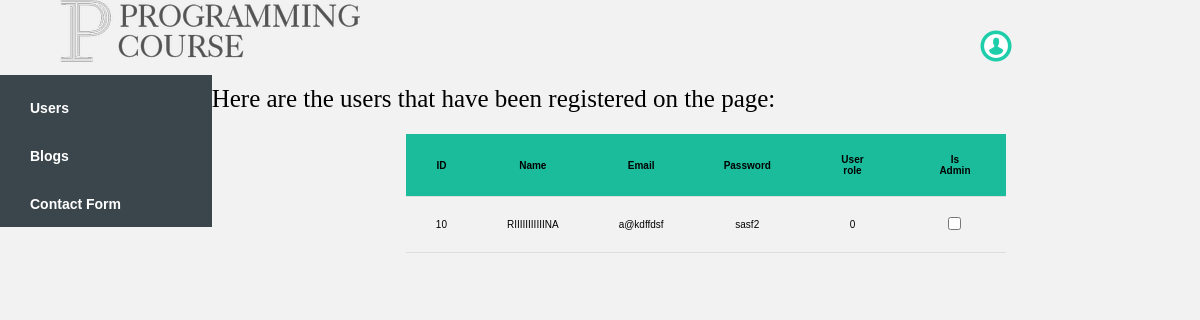
Page /admin_users.php on the earlier database version.
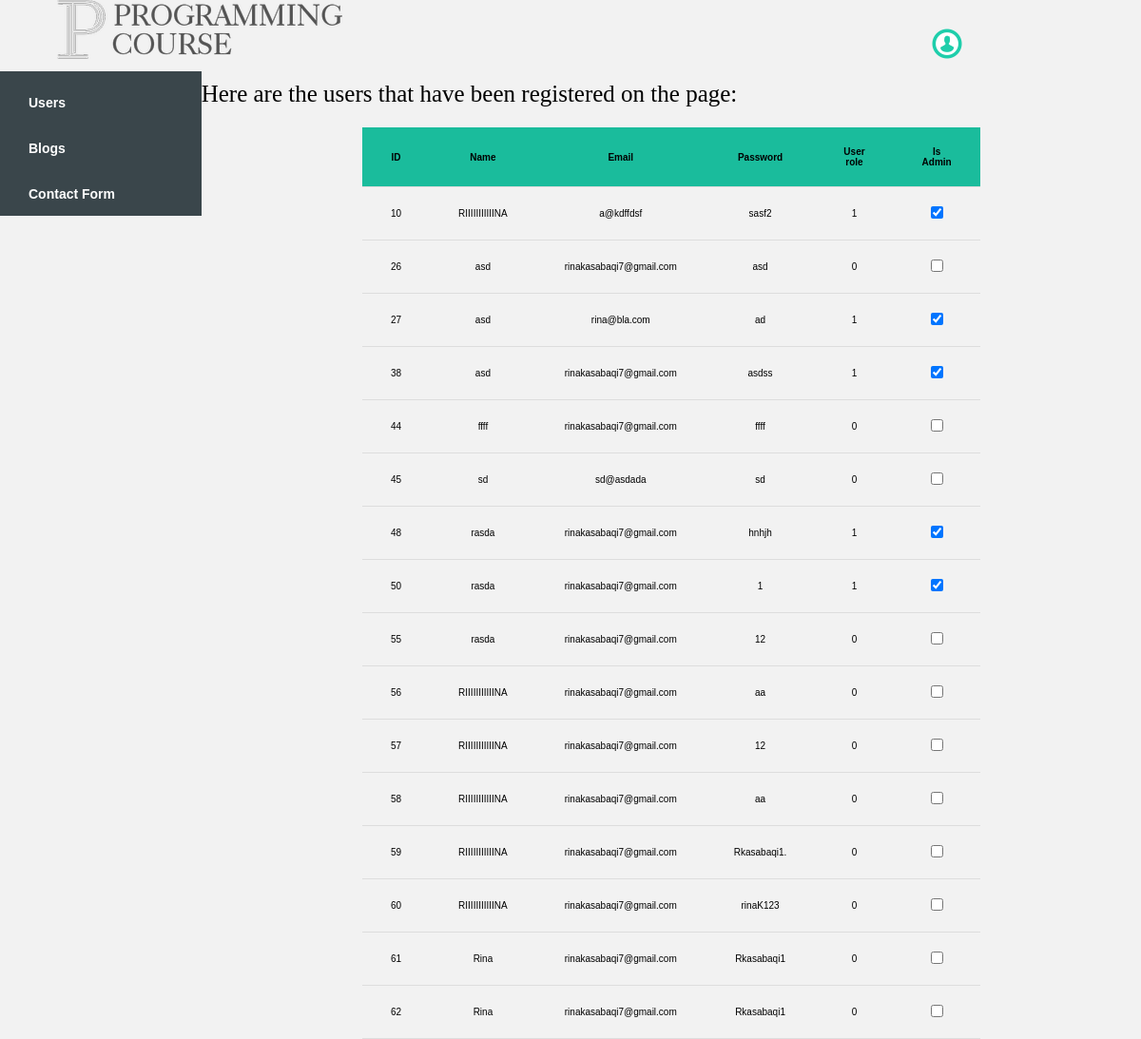
Same page on the later database version.
### tables this page shows
CREATE TABLE `user` (
  `ID` int(11) NOT NULL,
  `Name` varchar(50) NOT NULL,
  `Email` varchar(50) NOT NULL,
  `Password` varchar(20) NOT NULL,
  `isAdmin` tinyint(1) NOT NULL DEFAULT 0
);

### showUsers.php (called while the page is built, shortened)
<?php
class showUsers{
        public function showUs(){
        $obj = new Connection();
        $connection = $obj->getConnection();
        $sql='select * from User';
        $result = mysqli_query($connection, $sql);
             return $result;
        }
    }
?>

### admin_users.php (the view, shortened to what this page needs)
<?php
include_once "navigation.php";
?>
<html>
    <head>
    </head>
<body>
 <div id="users_div" style="display:block;">
            <p>Here are the users that have been registered on the page:</p>
            <?php
            include_once 'showUsers.php';
            $show = new showUsers();
            $result = $show->showUs();
            echo "
            <table class='center' id='user_table' text-align:center;' >
            <tr>
            <th>ID</th>
            <th>Name</th>
            <th>Email</th>
            <th>Password</th> <br>
            <th>User role</th>
            <th>Is Admin</th>
            </tr>
            ";
            while($row=mysqli_fetch_array($result))
            {
                $checked = "";
                if($row['isAdmin'] == 1){
                    $checked = "checked";
                }
            echo "<tr><td>".$row['ID']."</td><td>".$row['Name']."</td> <td>".$row['Email']."</td> <td>".$row['Password']."</td><td>".$row['isAdmin']."</td><td><input name='isAdmin' " .$checked." value=".$row['ID']." type='checkbox' class='adminCheck'></td>  </tr>";
}
echo "</table>";
?>
</div>
</body>
</html>

### navigation.php (shortened to what this page needs)
<!DOCTYPE html>
<html lang="en">
<head>
    <link rel="stylesheet" href="css/dashboard.css">
</head>
<body>
    <div class="header">
       <a href="nav_2.php"> <img src="./imgs/logo.png" alt="logo"></a>
        <ul>
            <li>
                <img src="./imgs/User_Circle.png" href="navigation.php" style="width:32px; padding:0 50px; margin: 20px 0;"
                    alt="user-icon"> </li>
                    <li>
                        <a href="home.html"> <img src="https://image.flaticon.com/icons/svg/2150/2150376.svg"  style="width:32px; padding-right:30px; margin:20px 0;"alt=""></a>
                    </li>
        </ul>
    </div> <br>
    <div>
        <div class="dashboard-menu" style="height:auto;">
            <ul>
                <li>
                    <a href="admin_users.php" class="users">Users</a>
                </li>
                <br> <br>
                <li>
                    <a href="">Blogs</a>
                </li>
                <br> <br>
                <li>
                    <a href="">Contact Form</a>
                </li>
            </ul>
        </div>
    </div>
</body>
</html>

### css/dashboard.css (style rules this page uses)
* { padding: 0; margin: 0; }
body { background-color: #f2f2f2; }
body { position: relative; font-size: 10px; font-family: sans-serif; }
.dashboard-menu { float: left; overflow: hidden; font-size: 10px; background-color: #3a464b; max-width: 50%; padding: 5px 20px; height: auto; }
.dashboard-menu ul { list-style: none; overflow: hidden; display: block; padding-top: 20px; }
.dashboard-menu ul li { margin-left: 10px; overflow: hidden; cursor: pointer; }
.dashboard-menu ul li a { text-decoration: none; font-weight: bold; font-size: 1.4em; color: white; text-align: center; display: inline-block; white-space: nowrap; margin-bottom: 10px; }
.header { position: relative; display: flex; justify-content: space-between; width: 90%; left: 5%; height: 20%; flex-wrap: wrap; }
ul { list-style-type: none; }
.header ul li { float: left; margin: 10px; color: #F9F9F1; border-radius: 10px; align-self: center; width: 90px; height: 35px; text-align: center; line-height: 35px; }
#user_table { width: 50%; }
#user_table, #contact_table, #blog_table, th, td { padding: 20px 30px; border-bottom: 1px solid #ddd; border-collapse: collapse; text-align: center; }
th { background-color: #1abc9c; }
.center { margin-left:auto; margin-right:auto; }

### admin_users.php (style rules this page uses)
p { margin-left: 16%; margin-top: 10px; margin-bottom: 10px; font-family:san-serif; font-size: 2.5em; font-weight: 500; }

Differences in the rows shown:
changed user "a@kdffdsf": isAdmin "0" → "1"; isAdmin "☐" → "☑"
added user: ID "26", Name "asd", Email "rinakasabaqi7@gmail.com", Password "asd", isAdmin "0"
added user: ID "27", Name "asd", Email "rina@bla.com", Password "ad", isAdmin "1"
added user: ID "38", Name "asd", Email "rinakasabaqi7@gmail.com", Password "asdss", isAdmin "1"
added user: ID "44", Name "ffff", Email "rinakasabaqi7@gmail.com", Password "ffff", isAdmin "0"
added user: ID "45", Name "sd", Email "sd@asdada", Password "sd", isAdmin "0"
added user: ID "48", Name "rasda", Email "rinakasabaqi7@gmail.com", Password "hnhjh", isAdmin "1"
added user: ID "50", Name "rasda", Email "rinakasabaqi7@gmail.com", Password "1", isAdmin "1"
added user: ID "55", Name "rasda", Email "rinakasabaqi7@gmail.com", Password "12", isAdmin "0"
added user: ID "56", Name "RIIIIIIIIIIINA", Email "rinakasabaqi7@gmail.com", Password "aa", isAdmin "0"
added user: ID "57", Name "RIIIIIIIIIIINA", Email "rinakasabaqi7@gmail.com", Password "12", isAdmin "0"
added user: ID "58", Name "RIIIIIIIIIIINA", Email "rinakasabaqi7@gmail.com", Password "aa", isAdmin "0"
added user: ID "59", Name "RIIIIIIIIIIINA", Email "rinakasabaqi7@gmail.com", Password "Rkasabaqi1.", isAdmin "0"
added user: ID "60", Name "RIIIIIIIIIIINA", Email "rinakasabaqi7@gmail.com", Password "rinaK123", isAdmin "0"
added user: ID "61", Name "Rina", Email "rinakasabaqi7@gmail.com", Password "Rkasabaqi1", isAdmin "0"
added user: ID "62", Name "Rina", Email "rinakasabaqi7@gmail.com", Password "Rkasabaqi1", isAdmin "0"
